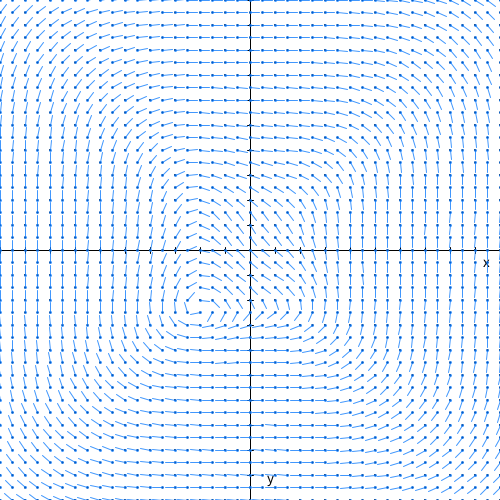
Frame 1 (no input)
Frame 60 (the mouse pressed at the canvas centre just before this capture): identical to frame 1, image omitted
Frame 120 (the mouse held since frame 60 and released just before this capture): identical to frame 1, image omitted

The Processing sketch that drew this single still picture (run headless with seeded random() and noise(); from frame 60 on, the mouse is pressed at the canvas centre):

// Processing sketch: VECTORFIELD_PLOT
// ── VECTORFIELD_PLOT.pde


float square = 500;
float half_sqr = square/2;
int scale_px = 25;
float step = 0.01;
float vfStep = 0.5;
float lsc = 1;

void setup(){
  size(500,500); 
  println(half_sqr/scale_px);
}

float ct = 0;
void draw(){  
  
  background(255);
  translate(square/2, square/2);
  fill(0); stroke(0);
  show_axis();
  //show_curve_gx();
  //integrate_gx(ct,0,4);
  show_vectorField();
 
   ct++;
}

void integrate_gx(float s, float xa, float xb){
  stroke(0,70);
  fill(0,0,255,100);
  
  float dx = (xb - xa) / s;
  
  for(float x = xa; x <= xb && x+dx <= xb; x = x + dx){
     
      quad(x*scale_px,g(x)*scale_px,x*scale_px,0*scale_px,(x+dx)*scale_px,0*scale_px,(x+dx)*scale_px,g(x)*scale_px);
    
  }
  
}

float g(float x){
  return -( sqrt(36-(x*x))   );
}
float f(float x){
  return -(sin(x)*x);
}

void show_curve_fx(){
  fill(0); stroke(0,10,150);
  for(float x=-half_sqr/scale_px; x<=(half_sqr/scale_px); x+=step){
    line((x-step)*scale_px,f(x-step)*scale_px,x*scale_px,f(x)*scale_px);
    point(x*scale_px,f(x)*scale_px);  
  }
}

void show_vectorField(){
  float x1,y1,A,len;
  
  stroke(13,122,252,200);
  
    for(float y=-half_sqr/scale_px; y<=(half_sqr/scale_px); y+=vfStep){
      
      for(float x=-half_sqr/scale_px; x<=(half_sqr/scale_px); x+=vfStep){
        //textSize(8);
          //text(x*scale_px+","+-y*scale_px + "\n" + x + "," + y,x*scale_px,-y*scale_px);
             ellipse(x*scale_px,-y*scale_px,2,2);  
             
             
             //V >> <x1,y1>
             
             x1 = pow(y,3) - pow(0.51*y,2) - (y*2) + 8;
             y1 = - pow(x,3) + pow(0.51*x,2) + (x*2) - 8;
             
           
            
             
            A = atan2(-y1*scale_px+y*scale_px,x1*scale_px-x*scale_px);
            
            len = sqrt(pow(-y1*scale_px+y*scale_px,2) + pow(x1*scale_px-x*scale_px,2));
            
            //
            len = 10;
             
             line(x*scale_px,-y*scale_px,x*scale_px + (len * lsc)*cos(A) ,-y*scale_px + (len * lsc)*sin(A));
             
      }
    }
      
}

void show_curve_gx(){
  fill(0); stroke(150,10,0);
  for(float x=-half_sqr/scale_px; x<=(half_sqr/scale_px); x+=step){
    line((x-step)*scale_px,g(x-step)*scale_px,x*scale_px,g(x)*scale_px);
    point(x*scale_px,g(x)*scale_px);  
  }
}

void show_axis(){
  fill(0); stroke(0);
  textSize(15);
  line(-square/2,0,square/2,0);
  text("x",(square/2)-17,17);
  line(0,-square/2,0,square/2);
  text("y",17,(square/2)-17);
  for(int i=scale_px; i<square; i+=scale_px){
    line(i,-3,i,3); line(-i,-3,-i,3); line(-3,i,3,i); line(-3,-i,3,-i);
  }
}
